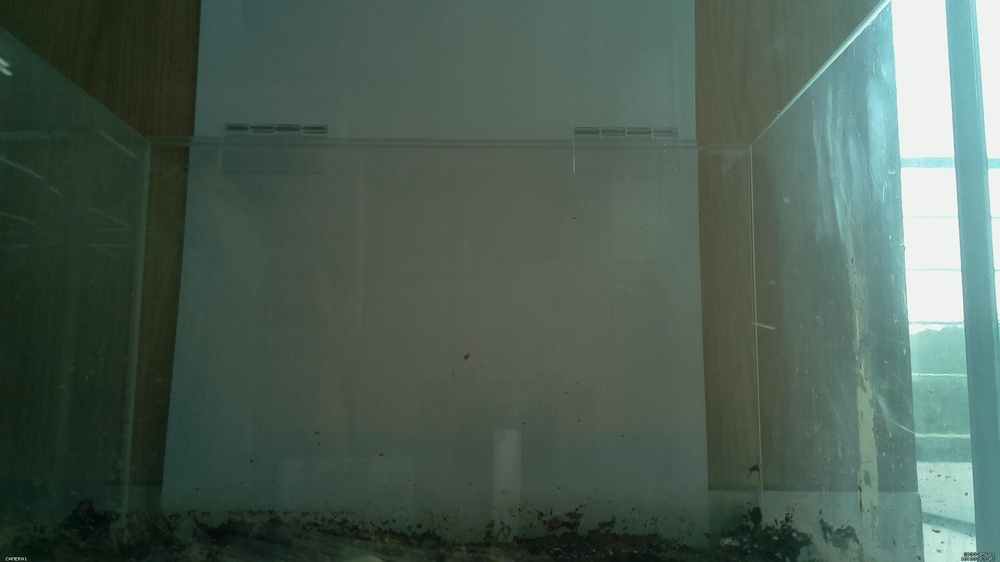
#> input picture back.jpg, 1000 x 562 px, shrunk from 1920 x 1080 before the run
$ python image2.py
#> lines starting #> are read from the running program, lines starting #| are printed output that depends on the picture; after the words box and inside, x2 and y2 are one past the last pixel; in counts of white or black regions, pixels touching at a corner belong together
import cv2

# 바탕 이미지와 물체가 있는 이미지 불러오기
background_img = cv2.imread('back.jpg')
#> background_img is the input picture: shape (562, 1000, 3); mean B, G, R 84.3, 94.6, 76.4
object_img = cv2.imread('object2.jpg')
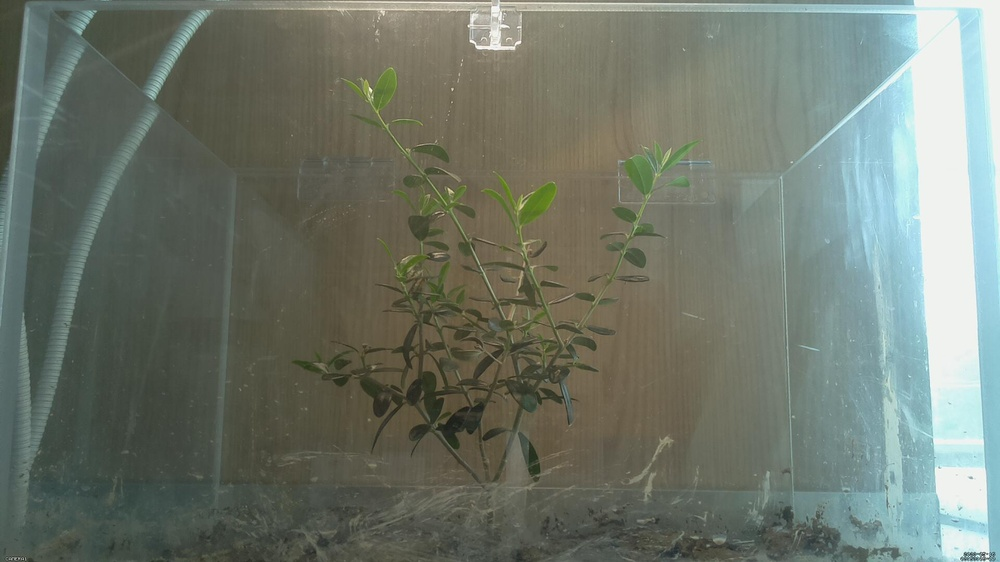
#> input picture object2.jpg, 1000 x 562 px, shrunk from 1920 x 1080 before the run
#> object_img is the input picture: shape (562, 1000, 3); mean B, G, R 108.1, 119.2, 111.2

# 두 이미지의 차이 계산
diff_img = cv2.absdiff(background_img, object_img)
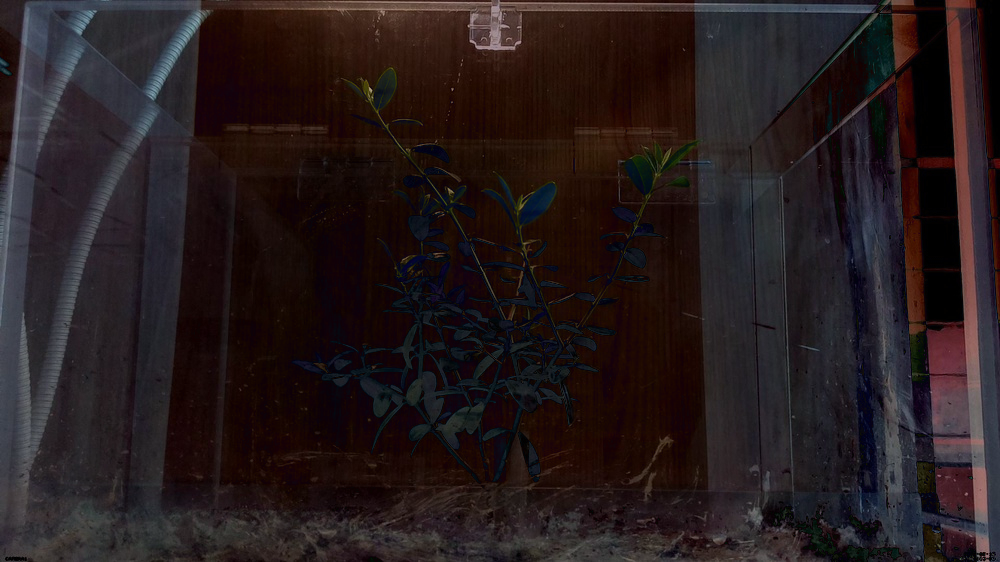
#> diff_img: shape (562, 1000, 3); mean B, G, R 28.7, 27.5, 37.9
cv2.imshow('diff_img', diff_img)
# 차이 이미지를 grayscale로 변환
gray_img = cv2.cvtColor(diff_img, cv2.COLOR_BGR2GRAY)
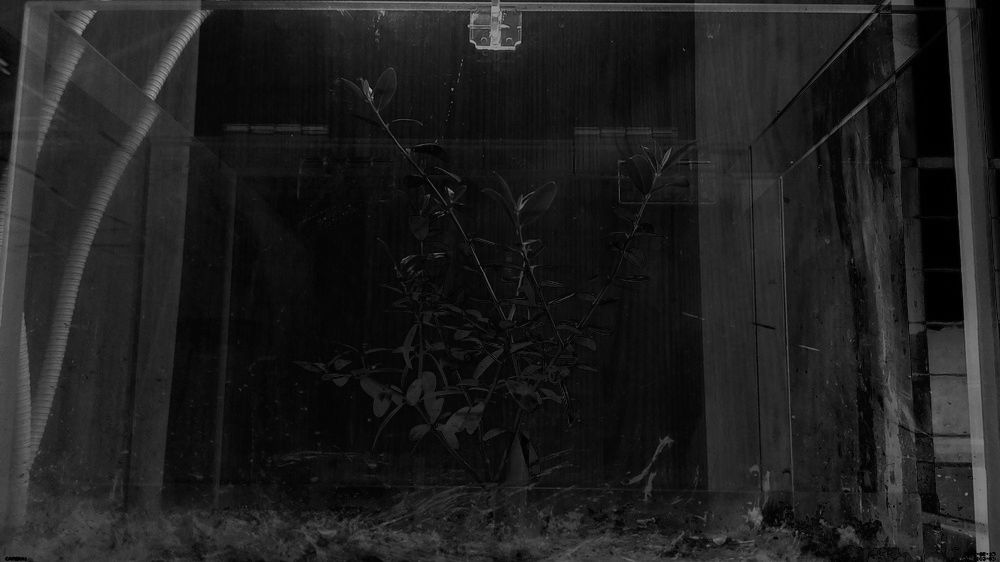
#> gray_img: shape (562, 1000); min 0, max 162, mean 30.7
cv2.imshow('gray_img', gray_img)
# threshold 값 설정
threshold = 25

# threshold 값 이상인 픽셀을 255로, 나머지 픽셀을 0으로 이진화
_, thresh_img = cv2.threshold(gray_img, threshold, 255, cv2.THRESH_BINARY)
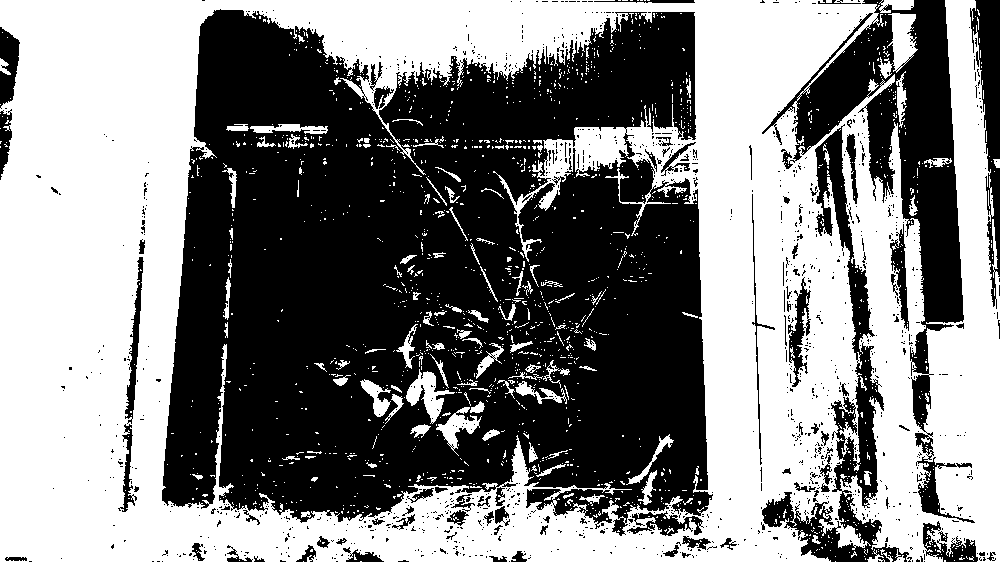
#> thresh_img: shape (562, 1000); 51.5% white; 1183 black regions (1093 under 20 px), largest, box (x1, y1, x2, y2) and area: (162, 9, 713, 536) 215723, (762, 0, 975, 523) 25966, (762, 124, 909, 562) 11126

# 배경을 흰색으로 바꾸기
thresh_img[thresh_img != 0] = 255

# 이미지 출력
cv2.imshow('thresh_img', thresh_img)
cv2.waitKey(0)
cv2.destroyAllWindows()
